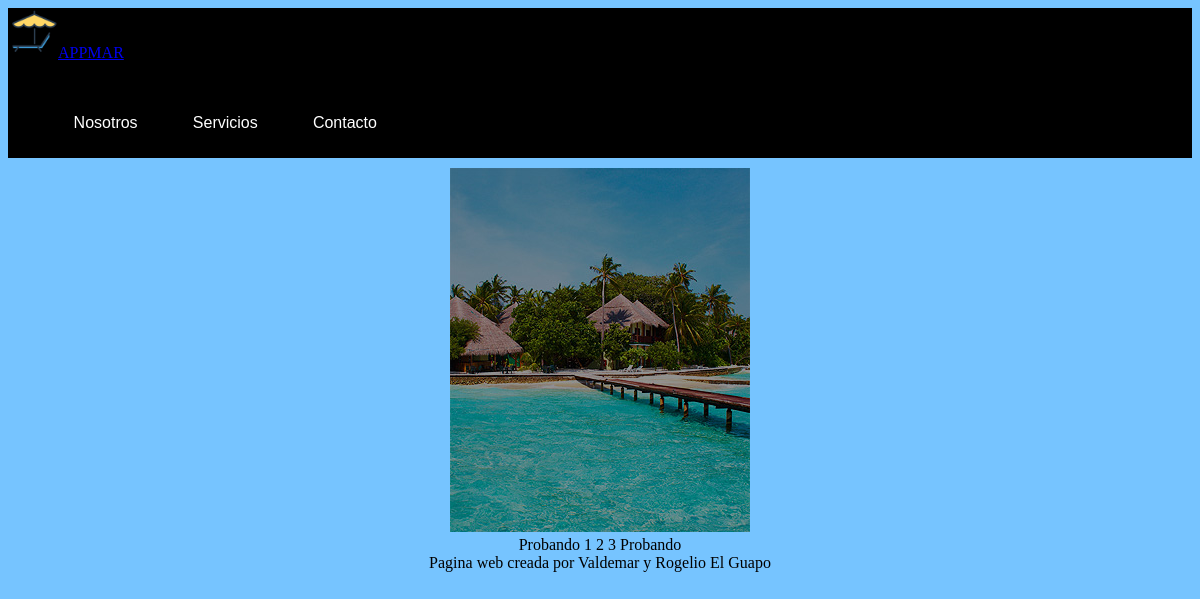
The page /appmar/index.php on the database its author committed.
### tables this page shows
CREATE TABLE `header_cont` (
  `Logo_dir` varchar(200) NOT NULL,
  `Texto` varchar(50) NOT NULL,
  `id` int(11) NOT NULL
);

CREATE TABLE `inicio_cont` (
  `Imagen_dir` varchar(200) NOT NULL,
  `Text` text NOT NULL,
  `id` int(11) NOT NULL DEFAULT '1'
);

CREATE TABLE `footer_cont` (
  `Texto` varchar(200) NOT NULL,
  `id` int(11) NOT NULL
);

### appmar/index.php (the view, shortened to what this page needs)
<!DOCTYPE html>
<html lang="es">
<head>
    <link rel="stylesheet" href="css/myStyle.css" />
</head>
<body>
    <header>
        <?php
		require_once('Layouts/header.php');
	?>
    </header>
    <section>
        <div align="center" class="container">
            <?php
        $db = new Conexion();
        $sql= ("select Imagen_dir, Text from inicio_cont");
if ($result = $db->query($sql)) {
    while ($row = $result->fetch_row()) {
    echo "<img src='".$row[0]."' />\n";
	?>
            <br clear="all">
            <?php
	echo $row[1];
    }
}
        ?>
        </div>
    </section>
    <footer>
        <div align="center">
            <?php
		include_once('Layouts/footer.php');
	?>
        </div>
    </footer>
</body>
</html>

### appmar/Layouts/header.php (shortened to what this page needs)
<header>
			<?php
			$hb = new Conexion();
			$sqq= ("select * from header_cont");
        	$resul = $hb->query($sqq);
        	$roww = $resul->fetch_row();
			?>
        <a href="index.php">  <?php echo '<img src="'.$roww[0].'" width="50" heigth="50">'.$roww[1]; ?> </a>
</header>
<nav class="navbar navbar-inverse">
	<div class="container-fluid">
			<ul  align="center"  class="nav navbar-nav">
				<li >
					<a href="Nosotros.php">Nosotros</a>
				</li>
				<li>
					<a href="Servicios.php">Servicios</a>
				</li>
				<li>
					<a href="Contacto.php">Contacto</a>
				</li>
			</ul>
	</div>
</nav>

### appmar/Layouts/footer.php
<div id="footer">
      <div class="container">
      	<?php
        $cb = new Conexion();
			$sq= ("select * from footer_cont");
        	$resuu = $cb->query($sq);
        	$ro = $resuu->fetch_row();
			?>
        <a">  <?php echo $ro[0]; ?> </a>
     </div>
 </div>

### appmar/css/myStyle.css (style rules this page uses)
header { background: #000000; margin-bottom: 10px; max-width: 100%; max-height: 150px; }
header nav { display: inline-block; padding: 0; max-width: 100%; height: 150px; }
header nav ul li { display: inline-block; padding: 0.1em; vertical-align: bottom; }
header nav ul li a { border: 0; color: #FFF; font-family: century gothic, Helvetica, Verdana; font-size: 1em; padding: 1.5em; text-decoration: none; display: block; width: 10%; height: 5px; }
body { background: #76C4FF; }

### rows shown on the page
header_cont: Texto "APPMAR"
inicio_cont: Imagen_dir (picture), Text "Probando 1 2 3 Probando"
footer_cont: Texto "Pagina web creada por Valdemar y Rogelio El Guapo"
